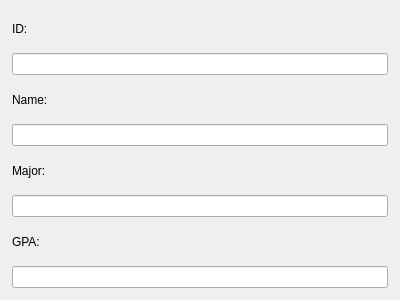
<?xml version="1.0" encoding="UTF-8"?>
<ui version="4.0">
 <class>ViewForm</class>
 <widget class="QMainWindow" name="ViewForm">
  <property name="geometry">
   <rect>
    <x>0</x>
    <y>0</y>
    <width>400</width>
    <height>300</height>
   </rect>
  </property>
  <property name="windowTitle">
   <string>View Form</string>
  </property>
  <widget class="QWidget" name="centralwidget">
   <layout class="QVBoxLayout" name="verticalLayout">
    <property name="leftMargin">
     <number>12</number>
    </property>
    <property name="topMargin">
     <number>12</number>
    </property>
    <property name="rightMargin">
     <number>12</number>
    </property>
    <property name="bottomMargin">
     <number>12</number>
    </property>
    <property name="spacing">
     <number>8</number>
    </property>
    <item>
     <widget class="QLabel" name="id_label">
      <property name="text">
       <string>ID:</string>
      </property>
     </widget>
    </item>
    <item>
     <widget class="QLineEdit" name="id_input"/>
    </item>
    <item>
     <widget class="QLabel" name="name_label">
      <property name="text">
       <string>Name:</string>
      </property>
     </widget>
    </item>
    <item>
     <widget class="QLineEdit" name="name_input"/>
    </item>
    <item>
     <widget class="QLabel" name="major_label">
      <property name="text">
       <string>Major:</string>
      </property>
     </widget>
    </item>
    <item>
     <widget class="QLineEdit" name="major_input"/>
    </item>
    <item>
     <widget class="QLabel" name="gpa_label">
      <property name="text">
       <string>GPA:</string>
      </property>
     </widget>
    </item>
    <item>
     <widget class="QLineEdit" name="gpa_input"/>
    </item>
   </layout>
  </widget>
 </widget>
 <resources/>
 <connections/>
</ui>
